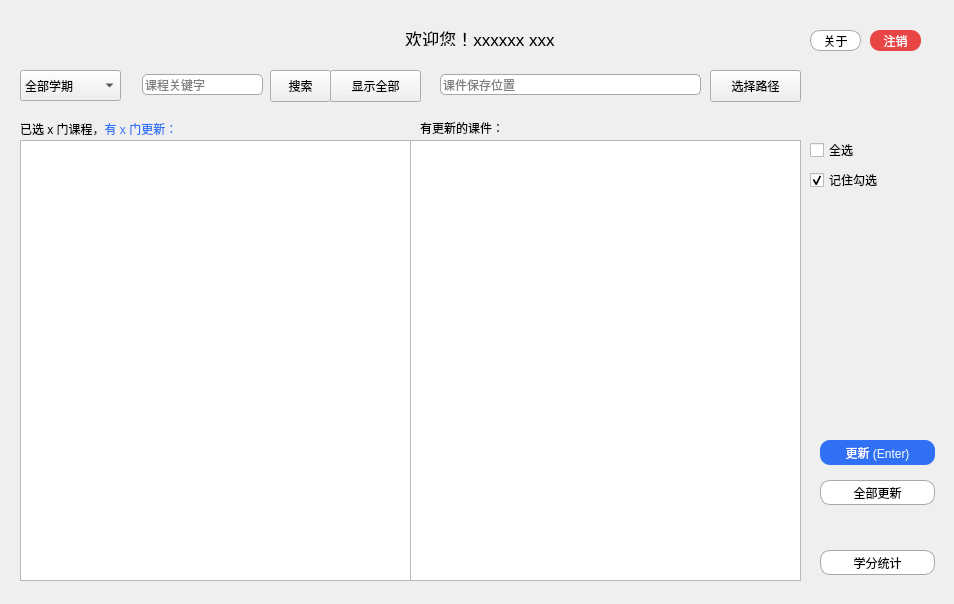
<?xml version="1.0" encoding="UTF-8"?>
<ui version="4.0">
 <class>Main</class>
 <widget class="QWidget" name="Main">
  <property name="enabled">
   <bool>true</bool>
  </property>
  <property name="geometry">
   <rect>
    <x>0</x>
    <y>0</y>
    <width>954</width>
    <height>604</height>
   </rect>
  </property>
  <property name="sizePolicy">
   <sizepolicy hsizetype="Fixed" vsizetype="Fixed">
    <horstretch>0</horstretch>
    <verstretch>0</verstretch>
   </sizepolicy>
  </property>
  <property name="windowTitle">
   <string>Ucas Course Auto Updater</string>
  </property>
  <property name="windowIcon">
   <iconset resource="resource.qrc">
    <normaloff>:/image/mainUpdater.png</normaloff>:/image/mainUpdater.png</iconset>
  </property>
  <widget class="QLabel" name="label_hello">
   <property name="geometry">
    <rect>
     <x>280</x>
     <y>30</y>
     <width>400</width>
     <height>16</height>
    </rect>
   </property>
   <property name="font">
    <font>
     <pointsize>13</pointsize>
    </font>
   </property>
   <property name="whatsThis">
    <string/>
   </property>
   <property name="text">
    <string>欢迎您！xxxxxx xxx</string>
   </property>
   <property name="alignment">
    <set>Qt::AlignCenter</set>
   </property>
   <property name="wordWrap">
    <bool>false</bool>
   </property>
  </widget>
  <widget class="QPushButton" name="button_exit">
   <property name="geometry">
    <rect>
     <x>870</x>
     <y>30</y>
     <width>51</width>
     <height>21</height>
    </rect>
   </property>
   <property name="palette">
    <palette>
     <active>
      <colorrole role="WindowText">
       <brush brushstyle="SolidPattern">
        <color alpha="255">
         <red>255</red>
         <green>255</green>
         <blue>255</blue>
        </color>
       </brush>
      </colorrole>
      <colorrole role="Button">
       <brush brushstyle="SolidPattern">
        <color alpha="255">
         <red>232</red>
         <green>69</green>
         <blue>68</blue>
        </color>
       </brush>
      </colorrole>
      <colorrole role="Text">
       <brush brushstyle="SolidPattern">
        <color alpha="255">
         <red>255</red>
         <green>255</green>
         <blue>255</blue>
        </color>
       </brush>
      </colorrole>
      <colorrole role="ButtonText">
       <brush brushstyle="SolidPattern">
        <color alpha="255">
         <red>255</red>
         <green>255</green>
         <blue>255</blue>
        </color>
       </brush>
      </colorrole>
      <colorrole role="Base">
       <brush brushstyle="SolidPattern">
        <color alpha="255">
         <red>232</red>
         <green>69</green>
         <blue>68</blue>
        </color>
       </brush>
      </colorrole>
      <colorrole role="Window">
       <brush brushstyle="SolidPattern">
        <color alpha="255">
         <red>232</red>
         <green>69</green>
         <blue>68</blue>
        </color>
       </brush>
      </colorrole>
     </active>
     <inactive>
      <colorrole role="WindowText">
       <brush brushstyle="SolidPattern">
        <color alpha="255">
         <red>255</red>
         <green>255</green>
         <blue>255</blue>
        </color>
       </brush>
      </colorrole>
      <colorrole role="Button">
       <brush brushstyle="SolidPattern">
        <color alpha="255">
         <red>232</red>
         <green>69</green>
         <blue>68</blue>
        </color>
       </brush>
      </colorrole>
      <colorrole role="Text">
       <brush brushstyle="SolidPattern">
        <color alpha="255">
         <red>255</red>
         <green>255</green>
         <blue>255</blue>
        </color>
       </brush>
      </colorrole>
      <colorrole role="ButtonText">
       <brush brushstyle="SolidPattern">
        <color alpha="255">
         <red>255</red>
         <green>255</green>
         <blue>255</blue>
        </color>
       </brush>
      </colorrole>
      <colorrole role="Base">
       <brush brushstyle="SolidPattern">
        <color alpha="255">
         <red>232</red>
         <green>69</green>
         <blue>68</blue>
        </color>
       </brush>
      </colorrole>
      <colorrole role="Window">
       <brush brushstyle="SolidPattern">
        <color alpha="255">
         <red>232</red>
         <green>69</green>
         <blue>68</blue>
        </color>
       </brush>
      </colorrole>
     </inactive>
     <disabled>
      <colorrole role="WindowText">
       <brush brushstyle="SolidPattern">
        <color alpha="255">
         <red>255</red>
         <green>255</green>
         <blue>255</blue>
        </color>
       </brush>
      </colorrole>
      <colorrole role="Button">
       <brush brushstyle="SolidPattern">
        <color alpha="255">
         <red>232</red>
         <green>69</green>
         <blue>68</blue>
        </color>
       </brush>
      </colorrole>
      <colorrole role="Text">
       <brush brushstyle="SolidPattern">
        <color alpha="255">
         <red>255</red>
         <green>255</green>
         <blue>255</blue>
        </color>
       </brush>
      </colorrole>
      <colorrole role="ButtonText">
       <brush brushstyle="SolidPattern">
        <color alpha="255">
         <red>255</red>
         <green>255</green>
         <blue>255</blue>
        </color>
       </brush>
      </colorrole>
      <colorrole role="Base">
       <brush brushstyle="SolidPattern">
        <color alpha="255">
         <red>232</red>
         <green>69</green>
         <blue>68</blue>
        </color>
       </brush>
      </colorrole>
      <colorrole role="Window">
       <brush brushstyle="SolidPattern">
        <color alpha="255">
         <red>232</red>
         <green>69</green>
         <blue>68</blue>
        </color>
       </brush>
      </colorrole>
     </disabled>
    </palette>
   </property>
   <property name="cursor">
    <cursorShape>PointingHandCursor</cursorShape>
   </property>
   <property name="autoFillBackground">
    <bool>false</bool>
   </property>
   <property name="styleSheet">
    <string notr="true">QPushButton{color: rgb(255, 255, 255)}
QPushButton{background-color: rgb(232, 69, 68)}
QPushButton:pressed{color: rgb(232, 69, 68)}
QPushButton:pressed{background-color: rgb(255, 255, 255)}
QPushButton{border-radius:10px}</string>
   </property>
   <property name="text">
    <string>注销</string>
   </property>
   <property name="checkable">
    <bool>false</bool>
   </property>
   <property name="checked">
    <bool>false</bool>
   </property>
  </widget>
  <widget class="QLineEdit" name="edit_search">
   <property name="geometry">
    <rect>
     <x>142</x>
     <y>74</y>
     <width>121</width>
     <height>21</height>
    </rect>
   </property>
   <property name="styleSheet">
    <string notr="true">border-radius: 5px;
border-width: 1px;
border-style: solid;
border-color: rgb(167, 167, 167);</string>
   </property>
   <property name="inputMethodHints">
    <set>Qt::ImhNone</set>
   </property>
   <property name="inputMask">
    <string/>
   </property>
   <property name="text">
    <string/>
   </property>
   <property name="placeholderText">
    <string>课程关键字</string>
   </property>
  </widget>
  <widget class="QPushButton" name="button_search">
   <property name="geometry">
    <rect>
     <x>270</x>
     <y>70</y>
     <width>61</width>
     <height>32</height>
    </rect>
   </property>
   <property name="cursor">
    <cursorShape>PointingHandCursor</cursorShape>
   </property>
   <property name="text">
    <string>搜索</string>
   </property>
  </widget>
  <widget class="QComboBox" name="select_term">
   <property name="geometry">
    <rect>
     <x>20</x>
     <y>70</y>
     <width>101</width>
     <height>31</height>
    </rect>
   </property>
   <property name="cursor">
    <cursorShape>PointingHandCursor</cursorShape>
   </property>
   <property name="currentIndex">
    <number>0</number>
   </property>
   <item>
    <property name="text">
     <string>全部学期</string>
    </property>
   </item>
   <item>
    <property name="text">
     <string>夏季学期</string>
    </property>
   </item>
   <item>
    <property name="text">
     <string>春季学期</string>
    </property>
   </item>
   <item>
    <property name="text">
     <string>秋季学期</string>
    </property>
   </item>
  </widget>
  <widget class="QLineEdit" name="edit_path">
   <property name="enabled">
    <bool>false</bool>
   </property>
   <property name="geometry">
    <rect>
     <x>440</x>
     <y>74</y>
     <width>261</width>
     <height>21</height>
    </rect>
   </property>
   <property name="styleSheet">
    <string notr="true">border-radius: 5px;
border-width: 1px;
border-style: solid;
border-color: rgb(167, 167, 167);</string>
   </property>
   <property name="placeholderText">
    <string>课件保存位置</string>
   </property>
  </widget>
  <widget class="QPushButton" name="button_path">
   <property name="geometry">
    <rect>
     <x>710</x>
     <y>70</y>
     <width>91</width>
     <height>32</height>
    </rect>
   </property>
   <property name="cursor">
    <cursorShape>PointingHandCursor</cursorShape>
   </property>
   <property name="text">
    <string>选择路径</string>
   </property>
  </widget>
  <widget class="QTableView" name="list_course">
   <property name="geometry">
    <rect>
     <x>20</x>
     <y>140</y>
     <width>391</width>
     <height>441</height>
    </rect>
   </property>
   <property name="cursor" stdset="0">
    <cursorShape>PointingHandCursor</cursorShape>
   </property>
   <property name="editTriggers">
    <set>QAbstractItemView::NoEditTriggers</set>
   </property>
   <property name="alternatingRowColors">
    <bool>true</bool>
   </property>
   <property name="selectionMode">
    <enum>QAbstractItemView::SingleSelection</enum>
   </property>
   <property name="showGrid">
    <bool>false</bool>
   </property>
   <attribute name="horizontalHeaderVisible">
    <bool>false</bool>
   </attribute>
   <attribute name="horizontalHeaderCascadingSectionResizes">
    <bool>false</bool>
   </attribute>
   <attribute name="horizontalHeaderDefaultSectionSize">
    <number>0</number>
   </attribute>
   <attribute name="horizontalHeaderMinimumSectionSize">
    <number>0</number>
   </attribute>
   <attribute name="horizontalHeaderStretchLastSection">
    <bool>true</bool>
   </attribute>
   <attribute name="verticalHeaderVisible">
    <bool>false</bool>
   </attribute>
   <attribute name="verticalHeaderHighlightSections">
    <bool>true</bool>
   </attribute>
  </widget>
  <widget class="QTreeWidget" name="tree_update">
   <property name="geometry">
    <rect>
     <x>410</x>
     <y>140</y>
     <width>391</width>
     <height>441</height>
    </rect>
   </property>
   <property name="verticalScrollBarPolicy">
    <enum>Qt::ScrollBarAsNeeded</enum>
   </property>
   <property name="alternatingRowColors">
    <bool>true</bool>
   </property>
   <attribute name="headerVisible">
    <bool>false</bool>
   </attribute>
   <column>
    <property name="text">
     <string notr="true">1</string>
    </property>
   </column>
  </widget>
  <widget class="QCheckBox" name="check_all">
   <property name="geometry">
    <rect>
     <x>810</x>
     <y>140</y>
     <width>61</width>
     <height>20</height>
    </rect>
   </property>
   <property name="cursor">
    <cursorShape>PointingHandCursor</cursorShape>
   </property>
   <property name="text">
    <string>全选</string>
   </property>
  </widget>
  <widget class="QLabel" name="label_course">
   <property name="geometry">
    <rect>
     <x>20</x>
     <y>120</y>
     <width>221</width>
     <height>16</height>
    </rect>
   </property>
   <property name="text">
    <string>&lt;html&gt;&lt;head/&gt;&lt;body&gt;&lt;p&gt;已选 x 门课程，&lt;span style=&quot; color:#3574f5;&quot;&gt;有 x 门更新：&lt;/span&gt;&lt;/p&gt;&lt;/body&gt;&lt;/html&gt;</string>
   </property>
   <property name="textFormat">
    <enum>Qt::RichText</enum>
   </property>
  </widget>
  <widget class="QLabel" name="label_new">
   <property name="geometry">
    <rect>
     <x>420</x>
     <y>120</y>
     <width>131</width>
     <height>16</height>
    </rect>
   </property>
   <property name="text">
    <string>有更新的课件：</string>
   </property>
  </widget>
  <widget class="QPushButton" name="button_update">
   <property name="geometry">
    <rect>
     <x>820</x>
     <y>440</y>
     <width>115</width>
     <height>25</height>
    </rect>
   </property>
   <property name="cursor">
    <cursorShape>PointingHandCursor</cursorShape>
   </property>
   <property name="styleSheet">
    <string notr="true">QPushButton{color: rgb(255, 255, 255)}
QPushButton{background-color: rgb(48, 112, 245)}
QPushButton:pressed{color: rgb(48, 112, 245)}
QPushButton:pressed{background-color: rgb(255, 255, 255)}
QPushButton{border-radius:10px}</string>
   </property>
   <property name="text">
    <string>更新 (Enter)</string>
   </property>
   <property name="shortcut">
    <string>Return</string>
   </property>
  </widget>
  <widget class="QPushButton" name="button_update_all">
   <property name="geometry">
    <rect>
     <x>820</x>
     <y>480</y>
     <width>115</width>
     <height>25</height>
    </rect>
   </property>
   <property name="cursor">
    <cursorShape>PointingHandCursor</cursorShape>
   </property>
   <property name="styleSheet">
    <string notr="true">QPushButton{color: rgb(0, 0, 0)}
QPushButton{background-color: rgb(255, 255, 255)}
QPushButton:pressed{color: rgb(255, 255, 255)}
QPushButton:pressed{background-color: rgb(48, 112, 245)}
QPushButton{border-radius:10px}
QPushButton{border-style:solid}
QPushButton{border-width:1px}
QPushButton{border-color: rgb(167, 167, 167)}</string>
   </property>
   <property name="text">
    <string>全部更新</string>
   </property>
  </widget>
  <widget class="QCheckBox" name="check_remember">
   <property name="geometry">
    <rect>
     <x>810</x>
     <y>170</y>
     <width>87</width>
     <height>20</height>
    </rect>
   </property>
   <property name="cursor">
    <cursorShape>PointingHandCursor</cursorShape>
   </property>
   <property name="text">
    <string>记住勾选</string>
   </property>
   <property name="checked">
    <bool>true</bool>
   </property>
  </widget>
  <widget class="QPushButton" name="button_credit">
   <property name="geometry">
    <rect>
     <x>820</x>
     <y>550</y>
     <width>115</width>
     <height>25</height>
    </rect>
   </property>
   <property name="cursor">
    <cursorShape>PointingHandCursor</cursorShape>
   </property>
   <property name="styleSheet">
    <string notr="true">QPushButton{color: rgb(0, 0, 0)}
QPushButton{background-color: rgb(255, 255, 255)}
QPushButton:pressed{color: rgb(255, 255, 255)}
QPushButton:pressed{background-color: rgb(48, 112, 245)}
QPushButton{border-radius:10px}
QPushButton{border-style:solid}
QPushButton{border-width:1px}
QPushButton{border-color: rgb(167, 167, 167)}</string>
   </property>
   <property name="text">
    <string>学分统计</string>
   </property>
  </widget>
  <widget class="QPushButton" name="button_about">
   <property name="geometry">
    <rect>
     <x>810</x>
     <y>30</y>
     <width>51</width>
     <height>21</height>
    </rect>
   </property>
   <property name="palette">
    <palette>
     <active>
      <colorrole role="WindowText">
       <brush brushstyle="SolidPattern">
        <color alpha="255">
         <red>0</red>
         <green>0</green>
         <blue>0</blue>
        </color>
       </brush>
      </colorrole>
      <colorrole role="Button">
       <brush brushstyle="SolidPattern">
        <color alpha="255">
         <red>255</red>
         <green>255</green>
         <blue>255</blue>
        </color>
       </brush>
      </colorrole>
      <colorrole role="Text">
       <brush brushstyle="SolidPattern">
        <color alpha="255">
         <red>0</red>
         <green>0</green>
         <blue>0</blue>
        </color>
       </brush>
      </colorrole>
      <colorrole role="ButtonText">
       <brush brushstyle="SolidPattern">
        <color alpha="255">
         <red>0</red>
         <green>0</green>
         <blue>0</blue>
        </color>
       </brush>
      </colorrole>
      <colorrole role="Base">
       <brush brushstyle="SolidPattern">
        <color alpha="255">
         <red>255</red>
         <green>255</green>
         <blue>255</blue>
        </color>
       </brush>
      </colorrole>
      <colorrole role="Window">
       <brush brushstyle="SolidPattern">
        <color alpha="255">
         <red>255</red>
         <green>255</green>
         <blue>255</blue>
        </color>
       </brush>
      </colorrole>
     </active>
     <inactive>
      <colorrole role="WindowText">
       <brush brushstyle="SolidPattern">
        <color alpha="255">
         <red>0</red>
         <green>0</green>
         <blue>0</blue>
        </color>
       </brush>
      </colorrole>
      <colorrole role="Button">
       <brush brushstyle="SolidPattern">
        <color alpha="255">
         <red>255</red>
         <green>255</green>
         <blue>255</blue>
        </color>
       </brush>
      </colorrole>
      <colorrole role="Text">
       <brush brushstyle="SolidPattern">
        <color alpha="255">
         <red>0</red>
         <green>0</green>
         <blue>0</blue>
        </color>
       </brush>
      </colorrole>
      <colorrole role="ButtonText">
       <brush brushstyle="SolidPattern">
        <color alpha="255">
         <red>0</red>
         <green>0</green>
         <blue>0</blue>
        </color>
       </brush>
      </colorrole>
      <colorrole role="Base">
       <brush brushstyle="SolidPattern">
        <color alpha="255">
         <red>255</red>
         <green>255</green>
         <blue>255</blue>
        </color>
       </brush>
      </colorrole>
      <colorrole role="Window">
       <brush brushstyle="SolidPattern">
        <color alpha="255">
         <red>255</red>
         <green>255</green>
         <blue>255</blue>
        </color>
       </brush>
      </colorrole>
     </inactive>
     <disabled>
      <colorrole role="WindowText">
       <brush brushstyle="SolidPattern">
        <color alpha="255">
         <red>0</red>
         <green>0</green>
         <blue>0</blue>
        </color>
       </brush>
      </colorrole>
      <colorrole role="Button">
       <brush brushstyle="SolidPattern">
        <color alpha="255">
         <red>255</red>
         <green>255</green>
         <blue>255</blue>
        </color>
       </brush>
      </colorrole>
      <colorrole role="Text">
       <brush brushstyle="SolidPattern">
        <color alpha="255">
         <red>0</red>
         <green>0</green>
         <blue>0</blue>
        </color>
       </brush>
      </colorrole>
      <colorrole role="ButtonText">
       <brush brushstyle="SolidPattern">
        <color alpha="255">
         <red>0</red>
         <green>0</green>
         <blue>0</blue>
        </color>
       </brush>
      </colorrole>
      <colorrole role="Base">
       <brush brushstyle="SolidPattern">
        <color alpha="255">
         <red>255</red>
         <green>255</green>
         <blue>255</blue>
        </color>
       </brush>
      </colorrole>
      <colorrole role="Window">
       <brush brushstyle="SolidPattern">
        <color alpha="255">
         <red>255</red>
         <green>255</green>
         <blue>255</blue>
        </color>
       </brush>
      </colorrole>
     </disabled>
    </palette>
   </property>
   <property name="cursor">
    <cursorShape>PointingHandCursor</cursorShape>
   </property>
   <property name="autoFillBackground">
    <bool>false</bool>
   </property>
   <property name="styleSheet">
    <string notr="true">QPushButton{color: rgb(0, 0, 0)}
QPushButton{background-color: rgb(255, 255, 255)}
QPushButton:pressed{color: rgb(255, 255, 255)}
QPushButton:pressed{background-color: rgb(48, 112, 245)}
QPushButton{border-radius:10px}
QPushButton{border-style:solid}
QPushButton{border-width:1px}
QPushButton{border-color: rgb(167, 167, 167)}</string>
   </property>
   <property name="text">
    <string>关于</string>
   </property>
   <property name="checkable">
    <bool>false</bool>
   </property>
   <property name="checked">
    <bool>false</bool>
   </property>
  </widget>
  <widget class="QPushButton" name="button_reset">
   <property name="geometry">
    <rect>
     <x>330</x>
     <y>70</y>
     <width>91</width>
     <height>32</height>
    </rect>
   </property>
   <property name="cursor">
    <cursorShape>PointingHandCursor</cursorShape>
   </property>
   <property name="text">
    <string>显示全部</string>
   </property>
  </widget>
 </widget>
 <resources>
  <include location="resource.qrc"/>
 </resources>
 <connections>
  <connection>
   <sender>button_about</sender>
   <signal>clicked()</signal>
   <receiver>Main</receiver>
   <slot>button_about_click()</slot>
   <hints>
    <hint type="sourcelabel">
     <x>573</x>
     <y>39</y>
    </hint>
    <hint type="destinationlabel">
     <x>555</x>
     <y>38</y>
    </hint>
   </hints>
  </connection>
  <connection>
   <sender>button_exit</sender>
   <signal>clicked()</signal>
   <receiver>Main</receiver>
   <slot>button_exit_click()</slot>
   <hints>
    <hint type="sourcelabel">
     <x>646</x>
     <y>42</y>
    </hint>
    <hint type="destinationlabel">
     <x>683</x>
     <y>27</y>
    </hint>
   </hints>
  </connection>
  <connection>
   <sender>button_path</sender>
   <signal>clicked()</signal>
   <receiver>Main</receiver>
   <slot>button_path_click()</slot>
   <hints>
    <hint type="sourcelabel">
     <x>608</x>
     <y>92</y>
    </hint>
    <hint type="destinationlabel">
     <x>659</x>
     <y>117</y>
    </hint>
   </hints>
  </connection>
  <connection>
   <sender>button_credit</sender>
   <signal>clicked()</signal>
   <receiver>Main</receiver>
   <slot>button_credit_click()</slot>
   <hints>
    <hint type="sourcelabel">
     <x>844</x>
     <y>484</y>
    </hint>
    <hint type="destinationlabel">
     <x>509</x>
     <y>524</y>
    </hint>
   </hints>
  </connection>
  <connection>
   <sender>button_update</sender>
   <signal>clicked()</signal>
   <receiver>Main</receiver>
   <slot>button_update_click()</slot>
   <hints>
    <hint type="sourcelabel">
     <x>847</x>
     <y>369</y>
    </hint>
    <hint type="destinationlabel">
     <x>546</x>
     <y>296</y>
    </hint>
   </hints>
  </connection>
  <connection>
   <sender>button_update_all</sender>
   <signal>clicked()</signal>
   <receiver>Main</receiver>
   <slot>button_update_all_click()</slot>
   <hints>
    <hint type="sourcelabel">
     <x>905</x>
     <y>409</y>
    </hint>
    <hint type="destinationlabel">
     <x>642</x>
     <y>543</y>
    </hint>
   </hints>
  </connection>
  <connection>
   <sender>list_course</sender>
   <signal>clicked(QModelIndex)</signal>
   <receiver>Main</receiver>
   <slot>list_click()</slot>
   <hints>
    <hint type="sourcelabel">
     <x>212</x>
     <y>262</y>
    </hint>
    <hint type="destinationlabel">
     <x>20</x>
     <y>288</y>
    </hint>
   </hints>
  </connection>
  <connection>
   <sender>button_search</sender>
   <signal>clicked()</signal>
   <receiver>Main</receiver>
   <slot>button_search_click()</slot>
   <hints>
    <hint type="sourcelabel">
     <x>325</x>
     <y>89</y>
    </hint>
    <hint type="destinationlabel">
     <x>366</x>
     <y>85</y>
    </hint>
   </hints>
  </connection>
  <connection>
   <sender>select_term</sender>
   <signal>currentIndexChanged(QString)</signal>
   <receiver>Main</receiver>
   <slot>combo_term_changed()</slot>
   <hints>
    <hint type="sourcelabel">
     <x>84</x>
     <y>86</y>
    </hint>
    <hint type="destinationlabel">
     <x>53</x>
     <y>27</y>
    </hint>
   </hints>
  </connection>
  <connection>
   <sender>check_all</sender>
   <signal>stateChanged(int)</signal>
   <receiver>Main</receiver>
   <slot>select_all_changed()</slot>
   <hints>
    <hint type="sourcelabel">
     <x>823</x>
     <y>157</y>
    </hint>
    <hint type="destinationlabel">
     <x>857</x>
     <y>103</y>
    </hint>
   </hints>
  </connection>
  <connection>
   <sender>button_reset</sender>
   <signal>clicked()</signal>
   <receiver>Main</receiver>
   <slot>button_reset_click()</slot>
   <hints>
    <hint type="sourcelabel">
     <x>345</x>
     <y>83</y>
    </hint>
    <hint type="destinationlabel">
     <x>262</x>
     <y>29</y>
    </hint>
   </hints>
  </connection>
 </connections>
 <slots>
  <slot>button_about_click()</slot>
  <slot>button_exit_click()</slot>
  <slot>button_search_click()</slot>
  <slot>button_path_click()</slot>
  <slot>button_credit_click()</slot>
  <slot>button_update_click()</slot>
  <slot>button_update_all_click()</slot>
  <slot>list_click()</slot>
  <slot>combo_term_changed()</slot>
  <slot>select_all_changed()</slot>
  <slot>button_reset_click()</slot>
 </slots>
</ui>
